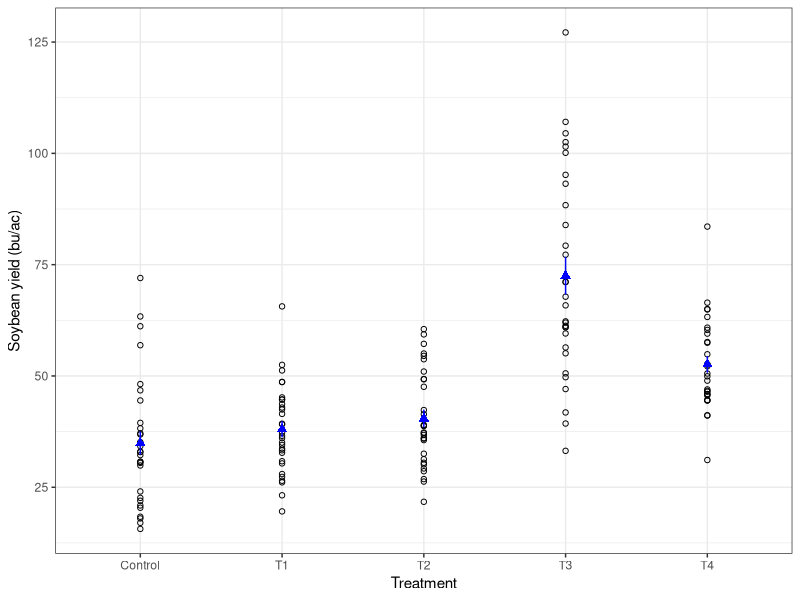
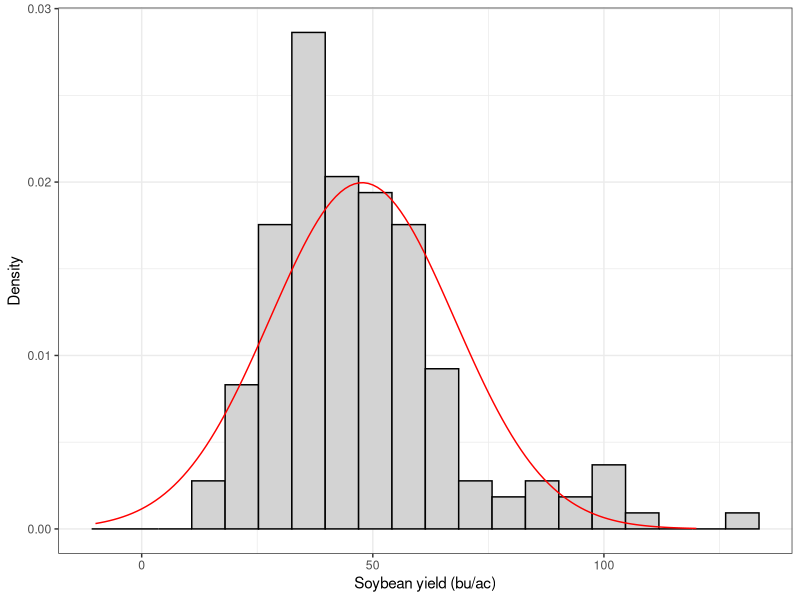
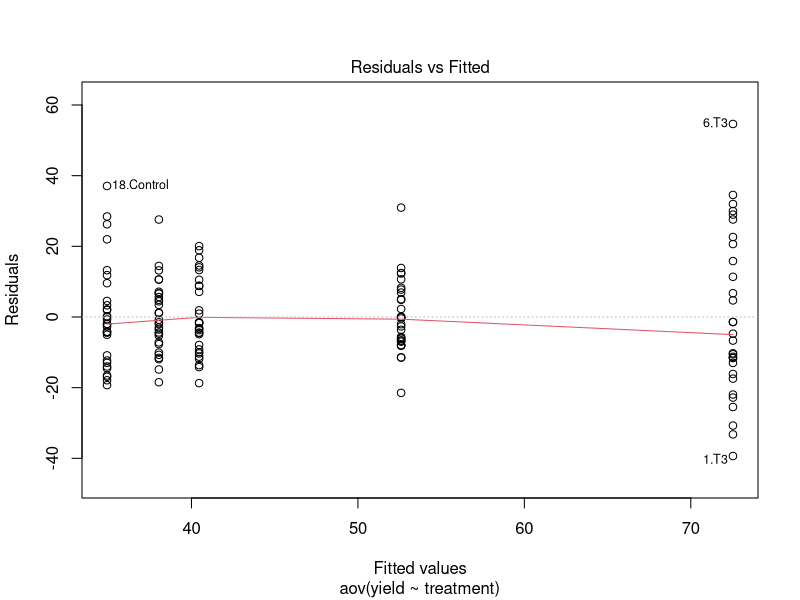
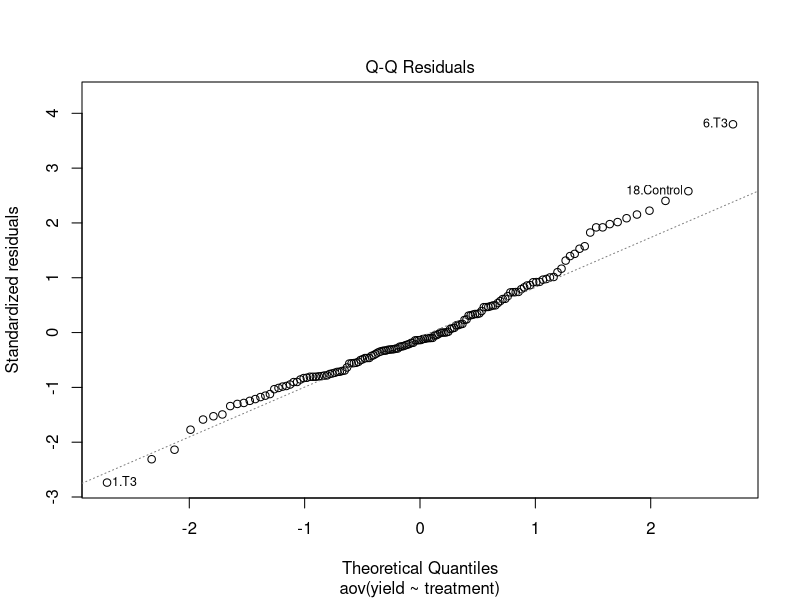
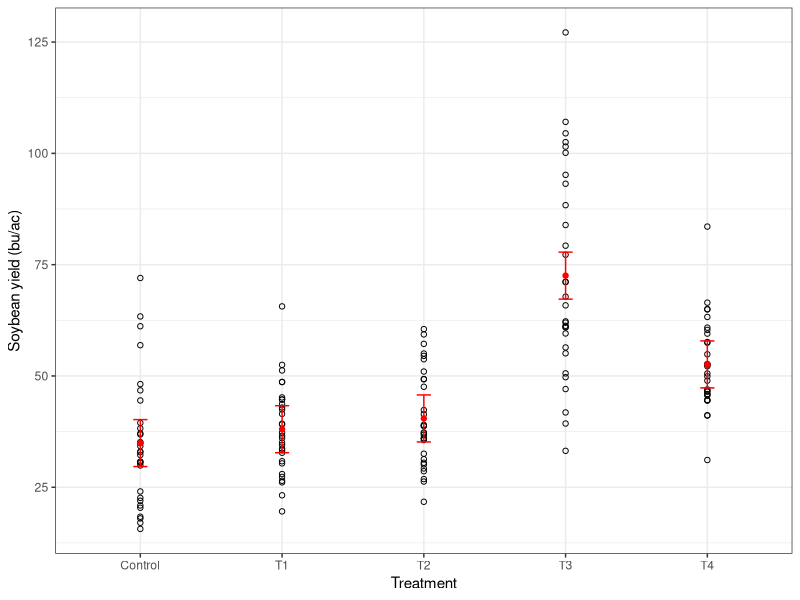
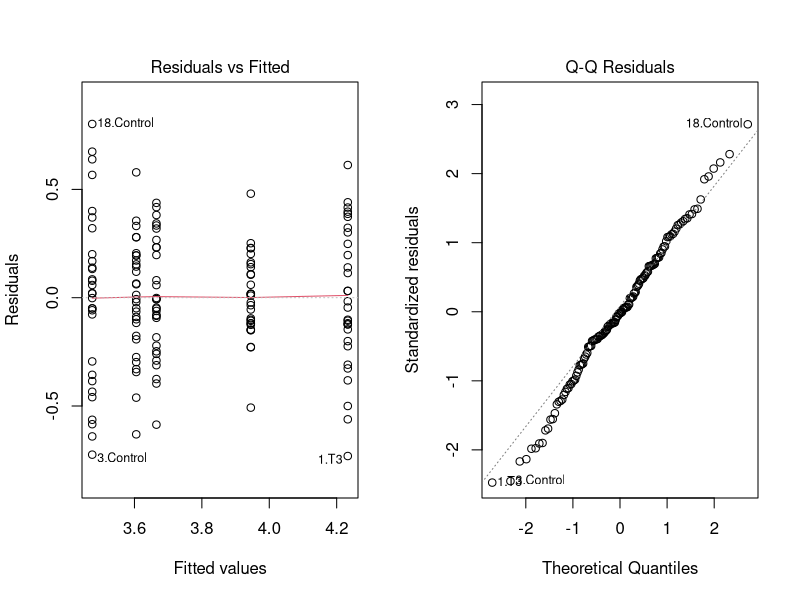
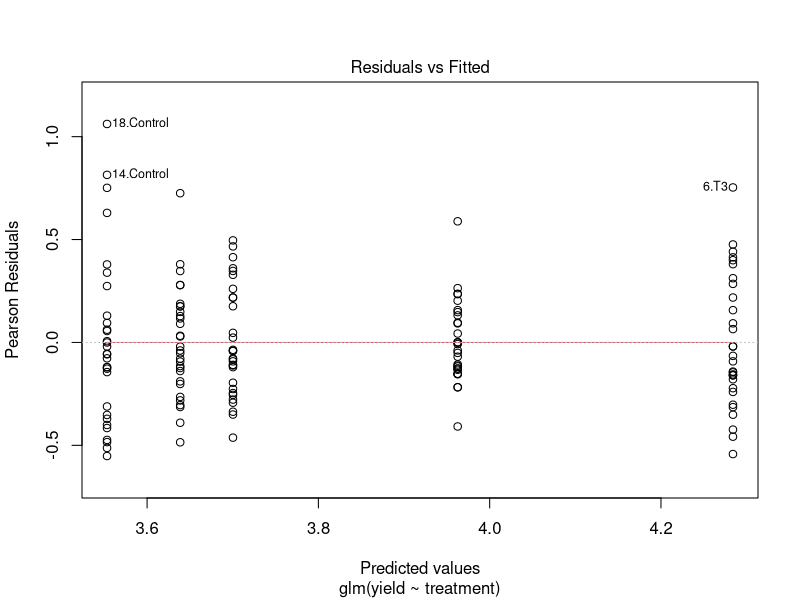
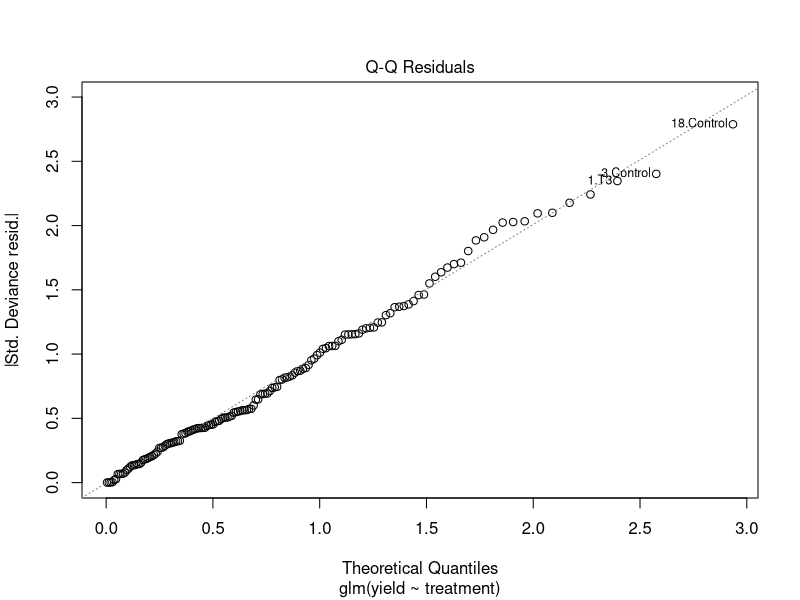

The R source for these figures, in order:
## ---- chunk 1
library(ggplot2)
library(emmeans)
## ---- chunk 2
df1 <- read.csv('./data/soybean-foliar-1.csv')
head(df1)
## ---- chunk 3
df2 <- read.csv('./data/soybean-foliar-2.csv')
head(df2)
## ---- chunk 4
df <- merge(df1, 
            df2,
            by = 'rep')
head(df)
## ---- chunk 5
df_long <- reshape(df,
                   direction = 'long',
                   varying = c('Yield.Control', 'Yield.T1', 'Yield.T2', 'Yield.T3', 'Yield.T4'),
                   v.names = 'yield',
                   timevar = 'treatment',
                   times = c('Control', 'T1', 'T2', 'T3', 'T4'),
                   idvar = 'rep'
                   )
head(df_long)
## ---- chunk 6
ggplot()+
  geom_point(data = df_long,
             aes(x = treatment, y = yield),
             pch = 1)+
  stat_summary(data = df_long,
               fun.data = 'mean_se',
               aes(x = treatment, y = yield),
               col = 'blue',
               pch = 17)+
  labs(y = 'Soybean yield (bu/ac)', x = 'Treatment')+
  theme_bw()
## ---- chunk 7

xbar <- mean(df_long$yield)
s <- sd(df_long$yield)

ggplot()+
  geom_histogram(data = df_long,
                 aes(x = yield, y = ..density..), 
                 bins = 20,
                 col = 'black',
                 fill = 'lightgrey')+
  geom_line(aes(x = -10:120, y = dnorm(-10:120, xbar, s)), col = 'red')+
  labs(x = 'Soybean yield (bu/ac)', y = 'Density')+
  theme_bw()

## ---- chunk 8
mod_yield <- aov(yield ~ treatment, data = df_long)
summary(mod_yield)
## ---- chunk 9
plot(mod_yield, which = 1)
plot(mod_yield, which = 2)
## ---- chunk 10
means_yield <- emmeans(mod_yield, ~treatment)
means_yield <- data.frame(means_yield)
means_yield
## ---- chunk 11
ggplot()+
  geom_point(data = df_long,
             aes(x = treatment, y = yield),
             pch = 1)+
  geom_errorbar(data = means_yield,
                aes(x = treatment, ymin = lower.CL, ymax = upper.CL),
                width = 0.1,
                col = 'red')+
  geom_point(data = means_yield,
             aes(x = treatment, y = emmean), col = 'red')+
  labs(y = 'Soybean yield (bu/ac)', x = 'Treatment')+
  theme_bw()
## ---- chunk 12
mod_log_yield <- lm(log(yield) ~ treatment, data = df_long)
anova(mod_log_yield)
## ---- chunk 13
par(mfrow = c(1,2))
plot(mod_log_yield, which = 1)
plot(mod_log_yield, which = 2)
par(mfrow = c(1,1))
## ---- chunk 14
log_means <- emmeans(mod_log_yield, ~ treatment)
log_means <- data.frame(log_means)
log_means
## ---- chunk 15
4.23 - 3.47
exp(0.76)
## ---- chunk 16
ds_means_yield <- exp(log_means$emmean)
ds_means_yield
68.92 / 32.28
## ---- chunk 17
mod_gamma <- glm(yield ~ treatment,
                 family = Gamma(link = "log"),
                 data = df_long)
mod_gamma
plot(mod_gamma)
## ---- chunk 18
means_glm <- emmeans(mod_gamma, ~treatment, type = 'response')
means_glm <- data.frame(means_glm)
means_glm
## ---- chunk 19
ggplot()+
  geom_point(data = df_long,
             aes(x = treatment, y = yield),
             pch = 1)+
  geom_errorbar(data = means_glm,
                aes(x = treatment, ymin = lower.CL, ymax = upper.CL),
                width = 0.1,
                col = 'red')+
  geom_point(data = means_glm,
             aes(x = treatment, y = response), col = 'red')+
  labs(y = 'Soybean yield (bu/ac)', x = 'Treatment')+
  theme_bw()
